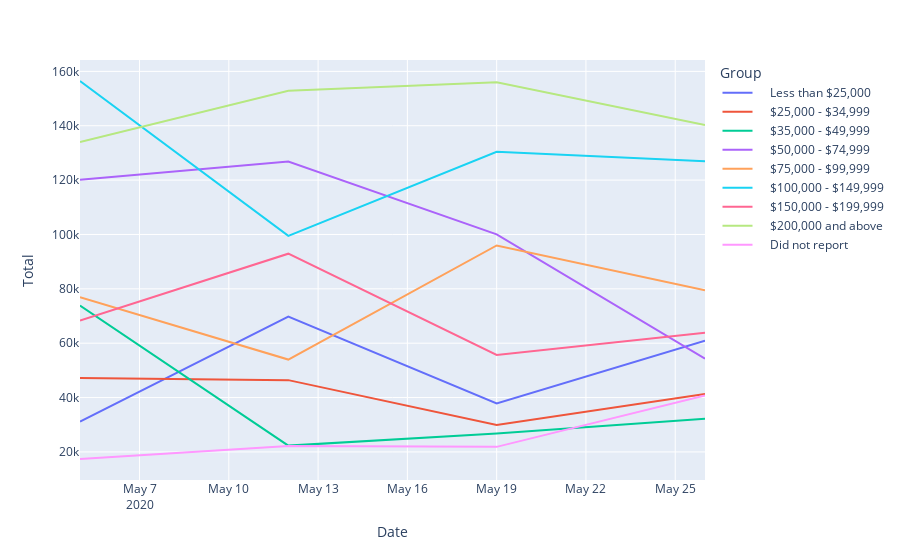

Notebook code for this chart:
### Code cell
fig = px.line(income_df[income_df["Location"] == "Seattle_Metro_Area"], x = "Date", y = "Total", color = "Group")
fig.show()

### Figure 1 — Plotly figure (JSON) as saved in the notebook; plotly's stock layout.template omitted (floating-point values rounded to 4 significant figures)
{"data": [{"hovertemplate": "Group=    Less than $25,000<br>Date=%{x}<br>Total=%{y}<extra></extra>", "legendgroup": "    Less than $25,000", "line": {"color": "#636efa", "dash": "solid"}, "mode": "lines", "name": "    Less than $25,000", "orientation": "v", "showlegend": true, "type": "scatter", "x": ["2020-05-05", "2020-05-12", "2020-05-19", "2020-05-26"], "xaxis": "x", "y": [31179, 69746, 37857, 60932], "yaxis": "y"}, {"hovertemplate": "Group=    $25,000 - $34,999<br>Date=%{x}<br>Total=%{y}<extra></extra>", "legendgroup": "    $25,000 - $34,999", "line": {"color": "#EF553B", "dash": "solid"}, "mode": "lines", "name": "    $25,000 - $34,999", "orientation": "v", "showlegend": true, "type": "scatter", "x": ["2020-05-05", "2020-05-12", "2020-05-19", "2020-05-26"], "xaxis": "x", "y": [47209, 46412, 29873, 41297], "yaxis": "y"}, {"hovertemplate": "Group=    $35,000 - $49,999<br>Date=%{x}<br>Total=%{y}<extra></extra>", "legendgroup": "    $35,000 - $49,999", "line": {"color": "#00cc96", "dash": "solid"}, "mode": "lines", "name": "    $35,000 - $49,999", "orientation": "v", "showlegend": true, "type": "scatter", "x": ["2020-05-05", "2020-05-12", "2020-05-19", "2020-05-26"], "xaxis": "x", "y": [73875, 22316, 26757, 32202], "yaxis": "y"}, {"hovertemplate": "Group=    $50,000 - $74,999<br>Date=%{x}<br>Total=%{y}<extra></extra>", "legendgroup": "    $50,000 - $74,999", "line": {"color": "#ab63fa", "dash": "solid"}, "mode": "lines", "name": "    $50,000 - $74,999", "orientation": "v", "showlegend": true, "type": "scatter", "x": ["2020-05-05", "2020-05-12", "2020-05-19", "2020-05-26"], "xaxis": "x", "y": [120173, 126858, 100064, 54275], "yaxis": "y"}, {"hovertemplate": "Group=    $75,000 - $99,999<br>Date=%{x}<br>Total=%{y}<extra></extra>", "legendgroup": "    $75,000 - $99,999", "line": {"color": "#FFA15A", "dash": "solid"}, "mode": "lines", "name": "    $75,000 - $99,999", "orientation": "v", "showlegend": true, "type": "scatter", "x": ["2020-05-05", "2020-05-12", "2020-05-19", "2020-05-26"], "xaxis": "x", "y": [76937, 53973, 95963, 79481], "yaxis": "y"}, {"hovertemplate": "Group=    $100,000 - $149,999<br>Date=%{x}<br>Total=%{y}<extra></extra>", "legendgroup": "    $100,000 - $149,999", "line": {"color": "#19d3f3", "dash": "solid"}, "mode": "lines", "name": "    $100,000 - $149,999", "orientation": "v", "showlegend": true, "type": "scatter", "x": ["2020-05-05", "2020-05-12", "2020-05-19", "2020-05-26"], "xaxis": "x", "y": [156460, 99466, 130444, 126916], "yaxis": "y"}, {"hovertemplate": "Group=    $150,000 - $199,999<br>Date=%{x}<br>Total=%{y}<extra></extra>", "legendgroup": "    $150,000 - $199,999", "line": {"color": "#FF6692", "dash": "solid"}, "mode": "lines", "name": "    $150,000 - $199,999", "orientation": "v", "showlegend": true, "type": "scatter", "x": ["2020-05-05", "2020-05-12", "2020-05-19", "2020-05-26"], "xaxis": "x", "y": [68356, 92926, 55652, 63847], "yaxis": "y"}, {"hovertemplate": "Group=    $200,000 and above<br>Date=%{x}<br>Total=%{y}<extra></extra>", "legendgroup": "    $200,000 and above", "line": {"color": "#B6E880", "dash": "solid"}, "mode": "lines", "name": "    $200,000 and above", "orientation": "v", "showlegend": true, "type": "scatter", "x": ["2020-05-05", "2020-05-12", "2020-05-19", "2020-05-26"], "xaxis": "x", "y": [134042, 152893, 155983, 140252], "yaxis": "y"}, {"hovertemplate": "Group=    Did not report<br>Date=%{x}<br>Total=%{y}<extra></extra>", "legendgroup": "    Did not report", "line": {"color": "#FF97FF", "dash": "solid"}, "mode": "lines", "name": "    Did not report", "orientation": "v", "showlegend": true, "type": "scatter", "x": ["2020-05-05", "2020-05-12", "2020-05-19", "2020-05-26"], "xaxis": "x", "y": [17394, 22200, 21858, 40768], "yaxis": "y"}], "layout": {"autosize": true, "legend": {"title": {"text": "Group"}, "tracegroupgap": 0}, "margin": {"t": 60}, "xaxis": {"anchor": "y", "autorange": true, "domain": [0, 1], "range": ["2020-05-05", "2020-05-26"], "title": {"text": "Date"}, "type": "date"}, "yaxis": {"anchor": "x", "autorange": true, "domain": [0, 1], "range": [9668.0, 164200.0], "title": {"text": "Total"}, "type": "linear"}}}
